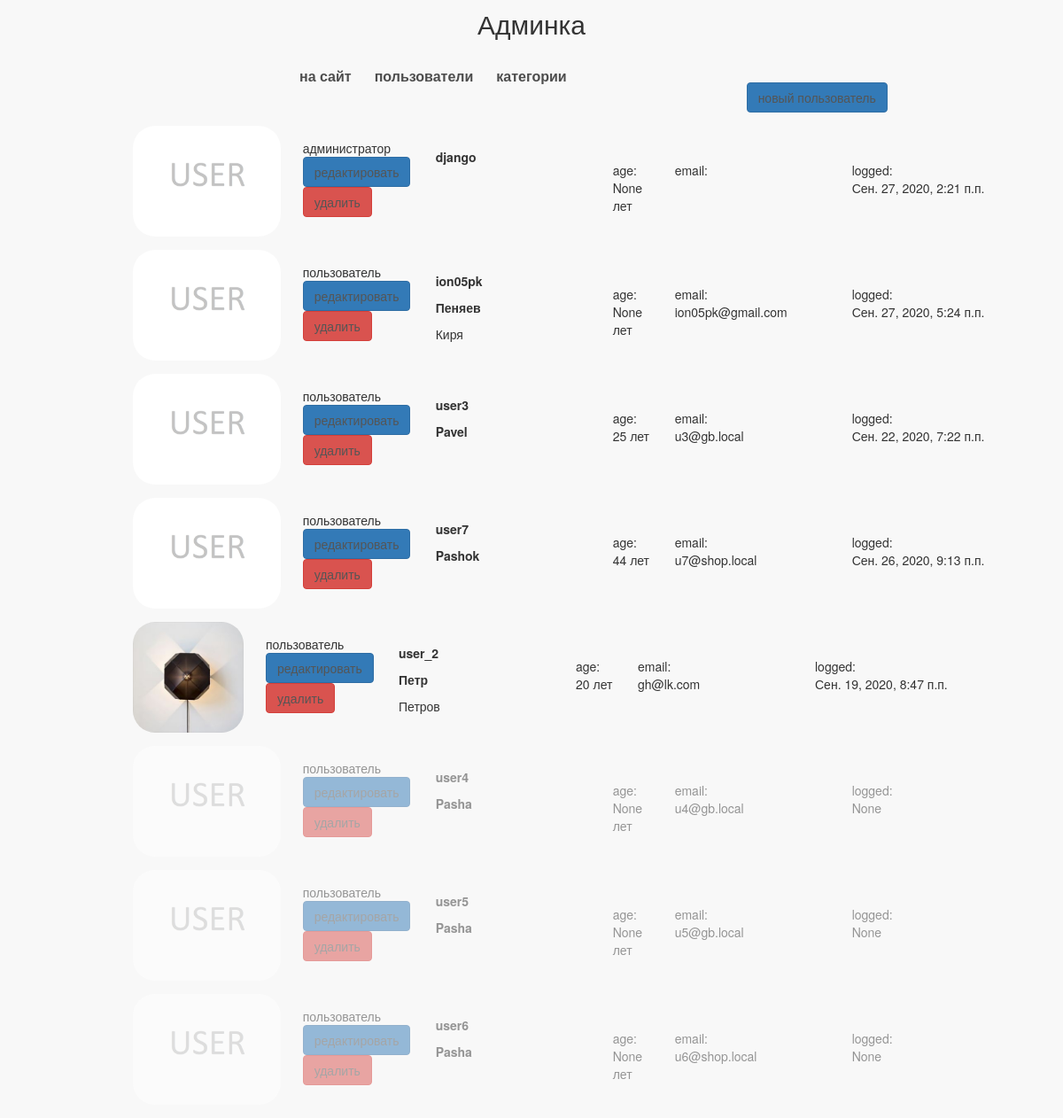
The page /my/admin/ (signed in) on the database as committed earlier.
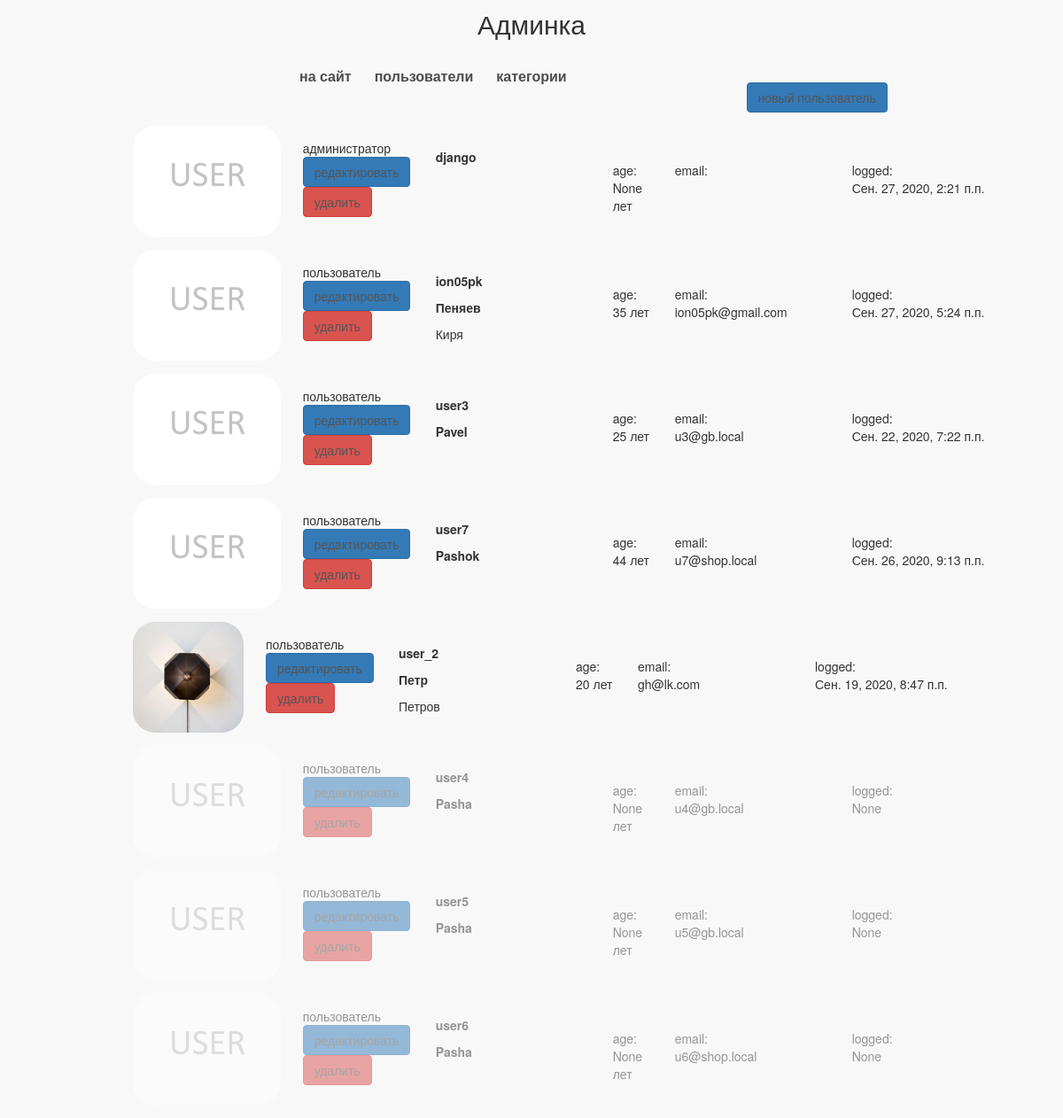
The same page on the database as committed later.
### authapp/models.py (models this page shows, shortened)
class ShopClient(AbstractUser):
    avatar = models.ImageField(upload_to='users_avatars', blank=True)
    age = models.PositiveIntegerField(verbose_name='возраст', null=True)
    activation_key = models.CharField(max_length=128, blank=True)
    activation_key_expires = models.DateTimeField(default=get_activation_key_expires)
    class Meta:
        ordering = ['-is_active', '-is_superuser', '-is_staff', 'username']

### adminapp/views.py (the view)
# urls.py: path('', adminapp.UserList.as_view(), name='index'),
class UserList(OnlySuperUserMixin, PageTitleMixin, ListView):
    model = get_user_model()
    page_title = 'админка/пользователи'

### adminapp/views.py (called while the page is built)
    @method_decorator(user_passes_test(lambda x: x.is_superuser))
    def dispatch(self, request, *args, **kwargs):
        return super().dispatch(request, *args, **kwargs)

    def get_context_data(self, *, object_list=None, **kwargs):
        data = super().get_context_data(object_list=None, **kwargs)
        if hasattr(self, 'page_title'):
            data['page_title'] = self.page_title
        return data

### mainapp/context_processors.py (called while the page is built)
def catalog_menu(request):
    return {'catalog_menu': ProductCategory.objects.filter(is_active=True)}

### mainapp/templatetags/my_tags.py (called while the page is built)
@register.filter(name='media_folder_users')
def media_folder_users(string):
    if not string:
        string = 'users_avatars/default.jpg'
    return f'{settings.MEDIA_URL}{string}'

### adminapp/templates/authapp/shopclient_list.html
{% extends 'adminapp/common.html' %}
{% load static %}
{% load my_tags %}
{% block content %}
    <div class="users_list">
        <a href="{% url 'my_admin:user_create' %}" class="btn btn-primary new_user">
            новый пользователь
        </a>
        {% for shop_user in object_list %}
            <div class="user_record {% if not shop_user.is_active %}not_active{% endif %}">
                <img src="{{ shop_user.avatar|media_folder_users }}" alt="{{ shop_user.username }}">
                <div class="user_role">
                    {% if shop_user.is_superuser %}администратор{% else %}пользователь{% endif %}
                    <a href="{% url 'my_admin:user_update' pk=shop_user.pk %}" class="btn btn-primary">
                        редактировать
                    </a>
                    <a href="{% url 'my_admin:user_delete' pk=shop_user.pk %}" class="btn btn-danger">
                        удалить
                    </a>
                </div>
                <div class="user_name">
                    <p><strong>{{ shop_user.username }}</strong></p>
                    <p>
                        {% if shop_user.first_name %}
                            <b>{{ shop_user.first_name|title }}</b>
                            {% if shop_user.last_name %}
                                <p>{{ shop_user.last_name|title }}</p>
                            {% endif %}
                        {% endif %}
                    </p>
                </div>
                <div class="user_age">
                    age:<br>
                    {{ shop_user.age }} лет
                </div>
                <div class="user_email">
                    email:<br>
                    {{ shop_user.email }}
                </div>
                <div class="user_lastlogin">
                    logged:<br>
                    {{ shop_user.last_login }}
                </div>
            </div>
        {% endfor %}
    </div>
{% endblock %}

Rows that differ between the two databases and show on the page:
changed ShopClient "ion05pk": age "None" → "35"
